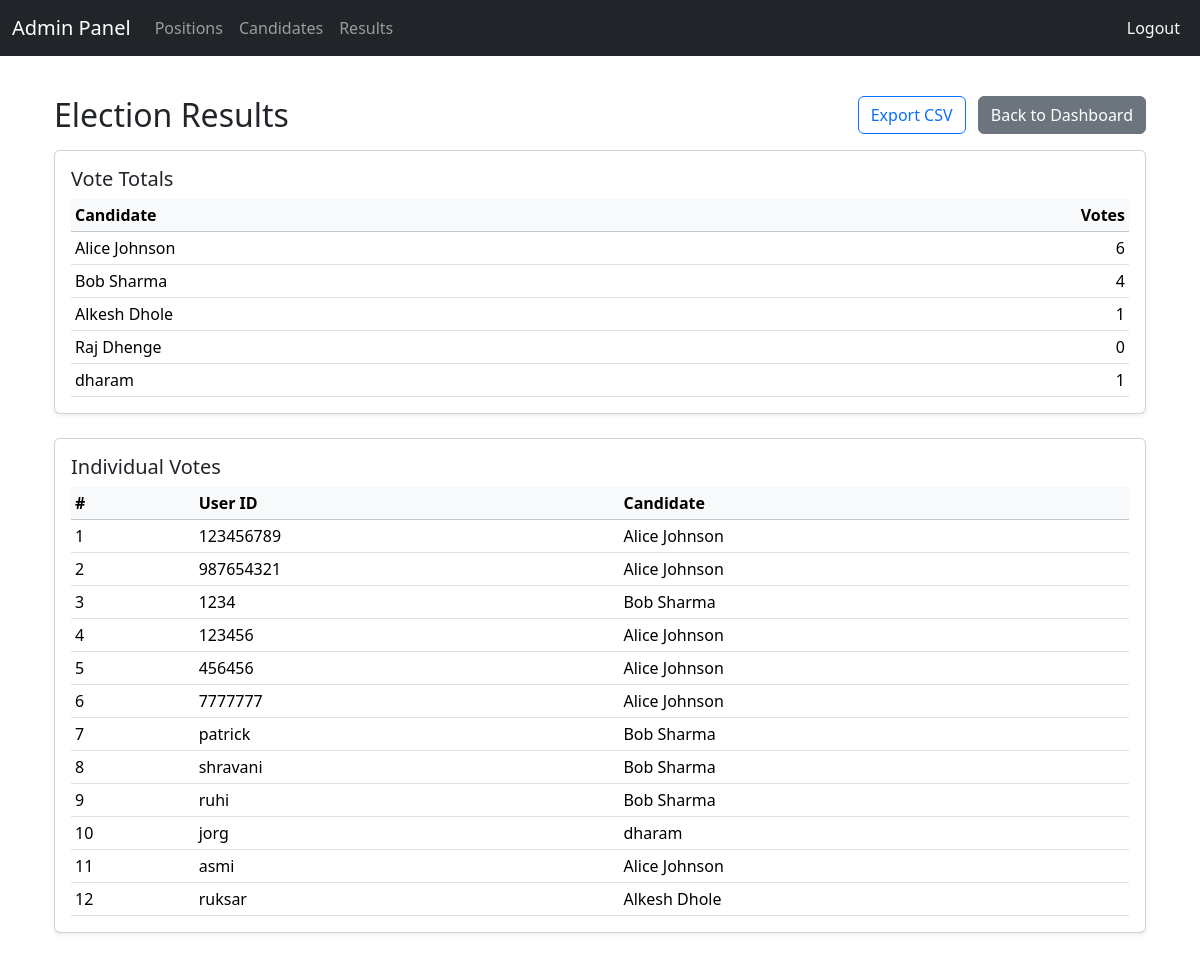
Screenshot of /results (signed in) with the database file from the repository.
### tables this page shows
CREATE TABLE "candidates" (
            id INTEGER PRIMARY KEY AUTOINCREMENT,
            name TEXT NOT NULL,
            votes INTEGER DEFAULT 0,
            position_id INTEGER,
            bio TEXT,
            logo_path TEXT
        );

CREATE TABLE votes (
    id INTEGER PRIMARY KEY AUTOINCREMENT,
    user_id TEXT NOT NULL,
    candidate_id INTEGER NOT NULL,
    FOREIGN KEY(candidate_id) REFERENCES candidates(id)
);

### app.py (the view)
@app.route("/results")
@admin_required
def results():
    candidates = get_candidates()
    conn = sqlite3.connect(os.path.join(BASE_DIR, "database.db"))
    conn.row_factory = sqlite3.Row
    cur = conn.cursor()
    cur.execute("SELECT user_id, candidate_id FROM votes ORDER BY id")
    votes = cur.fetchall()
    conn.close()
    cand_map = {c['id']: c['name'] for c in candidates}
    votes_display = [{"user_id": r["user_id"], "candidate_id": r["candidate_id"], "candidate_name": cand_map.get(r["candidate_id"], str(r["candidate_id"]))} for r in votes]
    return render_template("results.html", candidates=candidates, votes=votes_display)

### app.py (called while the page is built)
def admin_required(fn):
    from functools import wraps
    @wraps(fn)
    def wrapper(*a, **k):
        if not session.get("is_admin"):
            flash("Admin login required.", "danger"); return redirect(url_for("admin_login"))
        return fn(*a, **k)
    return wrapper

### db.py (called while the page is built)
def get_connection():
    conn = sqlite3.connect(DB_PATH)
    conn.row_factory = sqlite3.Row
    return conn

def get_candidates():
    with get_connection() as conn:
        cur = conn.cursor()
        cur.execute("SELECT * FROM candidates ORDER BY id")
        return cur.fetchall()

### templates/results.html (shortened to what this page needs)
{% extends "admin_layout.html" %}
{% block content %}
<div class="py-4">
  <div class="container">
    <div class="d-flex justify-content-between align-items-center mb-3">
      <h2 class="mb-0">Election Results</h2>
      <div>
        <a class="btn btn-outline-primary" href="{{ url_for('admin_export_csv') }}">Export CSV</a>
        <a class="btn btn-secondary ms-2" href="{{ url_for('admin_dashboard') }}">Back to Dashboard</a>
      </div>
    </div>
    <div class="card shadow-sm mb-4">
      <div class="card-body">
        <h5 class="card-title">Vote Totals</h5>
        <div class="table-responsive">
          <table class="table table-sm table-hover mb-0">
            <thead class="table-light">
              <tr><th>Candidate</th><th class="text-end">Votes</th></tr>
            </thead>
            <tbody>
              {% for c in candidates %}
                <tr>
                  <td>{{ c['name'] }}</td>
                  <td class="text-end">{{ c['votes'] }}</td>
                </tr>
              {% endfor %}
            </tbody>
          </table>
        </div>
      </div>
    </div>
    <div class="card shadow-sm">
      <div class="card-body">
        <h5 class="card-title">Individual Votes</h5>
        {% if votes %}
          <div class="table-responsive">
            <table class="table table-sm mb-0">
              <thead class="table-light">
                <tr><th>#</th><th>User ID</th><th>Candidate</th></tr>
              </thead>
              <tbody>
                {% for v in votes %}
                  <tr>
                    <td>{{ loop.index }}</td>
                    <td>{{ v.user_id }}</td>
                    <td>{{ v.candidate_name }}</td>
                  </tr>
                {% endfor %}
              </tbody>
            </table>
          </div>
        {% else %}
          <div class="text-muted small">No votes cast yet.</div>
        {% endif %}
      </div>
    </div>
  </div>
</div>
{% endblock %}

### templates/admin_layout.html (shortened to what this page needs)
<!doctype html>
<html lang="en">
  <head>
    <link href="https://cdn.jsdelivr.net/npm/bootstrap@5.3.2/dist/css/bootstrap.min.css" rel="stylesheet">
  </head>
  <body>
    <nav class="navbar navbar-expand-lg navbar-dark bg-dark fixed-top">
      <div class="container-fluid">
        {% if session.get('is_admin') %}
          <a class="navbar-brand" href="{{ url_for('admin_dashboard') }}">Admin Panel</a>
        {% else %}
          <a class="navbar-brand" href="{{ url_for('index') }}">Online Voting</a>
        {% endif %}
        <div class="collapse navbar-collapse" id="navCollapse">
          <ul class="navbar-nav me-auto mb-2 mb-lg-0">
            {% if session.get('is_admin') %}
              <li class="nav-item"><a class="nav-link" href="{{ url_for('admin_positions') }}">Positions</a></li>
              <li class="nav-item"><a class="nav-link" href="{{ url_for('admin_candidates') }}">Candidates</a></li>
              <li class="nav-item"><a class="nav-link" href="{{ url_for('results') }}">Results</a></li>
            {% endif %}
          </ul>
          <ul class="navbar-nav">
            {% if session.get('is_admin') %}
              <li class="nav-item"><a class="nav-link text-light" href="{{ url_for('admin_logout') }}">Logout</a></li>
            {% else %}
              <li class="nav-item"><a class="nav-link text-light" href="{{ url_for('logout') }}">Logout</a></li>
            {% endif %}
          </ul>
        </div>
      </div>
    </nav>
    <main class="container">
      {% block content %}{% endblock %}
    </main>
  </body>
</html>

### templates/admin_layout.html (style rules this page uses)
body { padding-top: 72px; }

### rows the page displays
candidates: name "Alice Johnson", votes "6", candidate_name "Alice Johnson" "Alice Johnson" "Alice Johnson" "Alice Johnson" "Alice Johnson" "Alice Johnson"
candidates: name "Bob Sharma", votes "4", candidate_name "Bob Sharma" "Bob Sharma" "Bob Sharma" "Bob Sharma"
candidates: name "Alkesh Dhole", votes "1", candidate_name "Alkesh Dhole"
candidates: name "Raj Dhenge", votes "0"
candidates: name "dharam", votes "1", candidate_name "dharam"
votes: user_id "123456789"
votes: user_id "987654321"
votes: user_id "1234"
votes: user_id "123456"
votes: user_id "456456"
votes: user_id "7777777"
votes: user_id "patrick"
votes: user_id "shravani"
votes: user_id "ruhi"
votes: user_id "jorg"
votes: user_id "asmi"
votes: user_id "ruksar"
